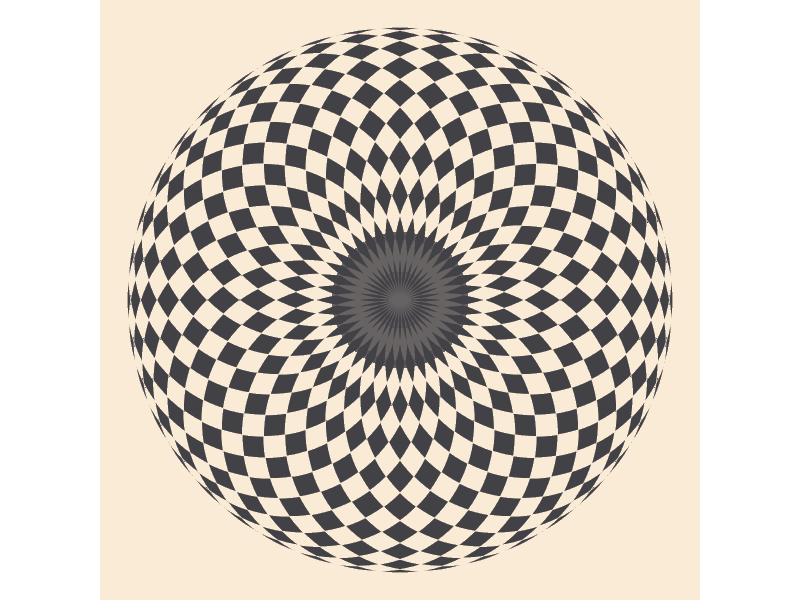
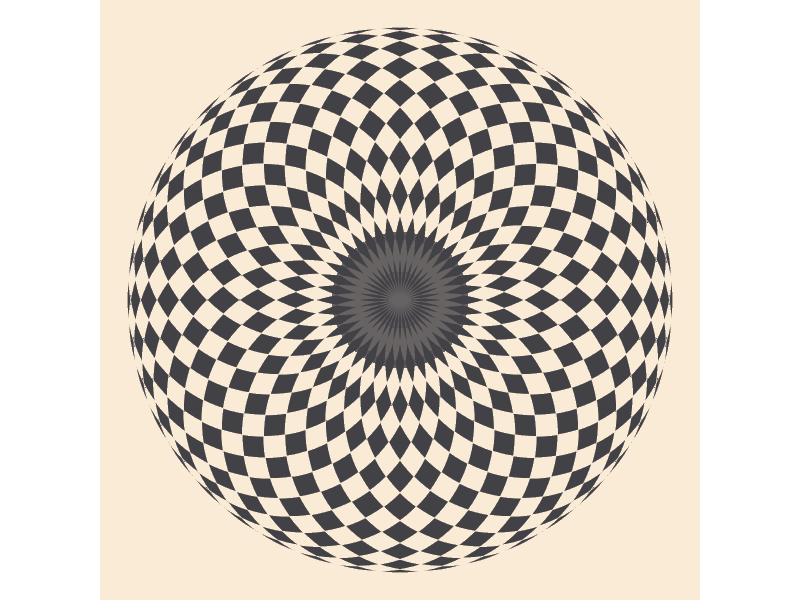
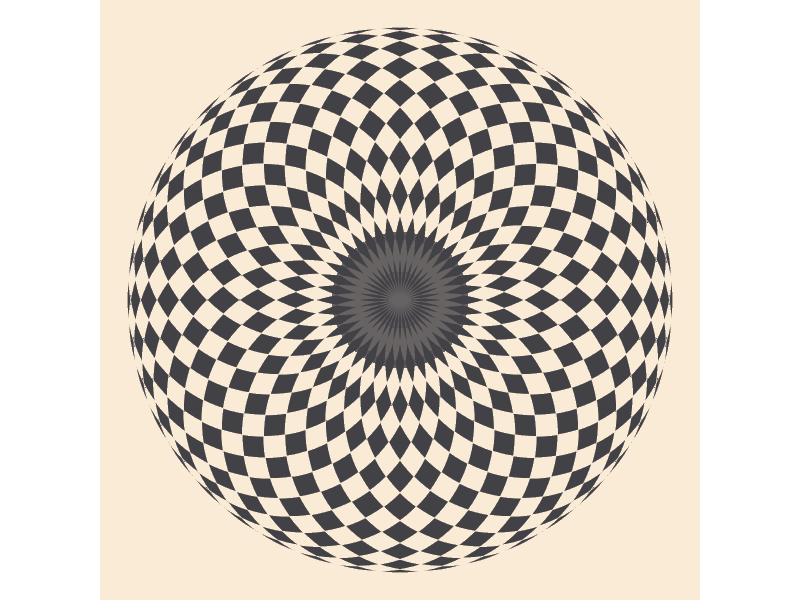
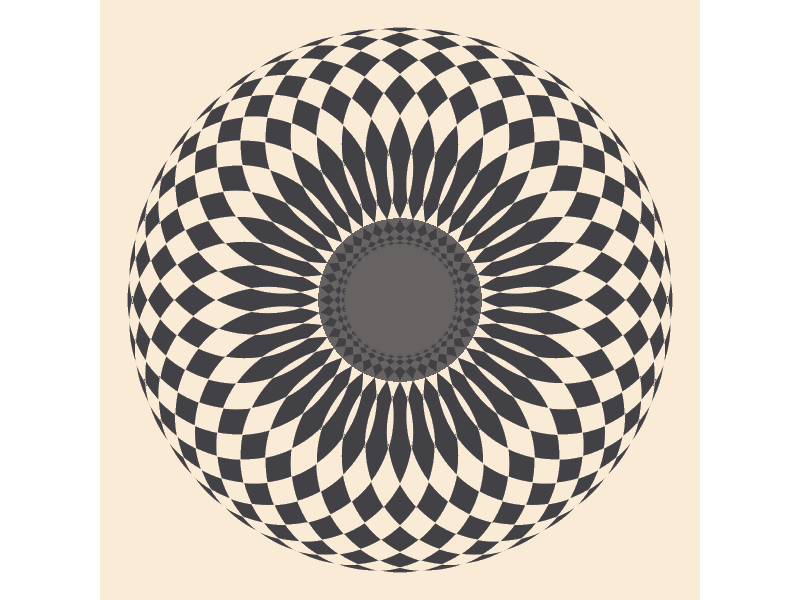
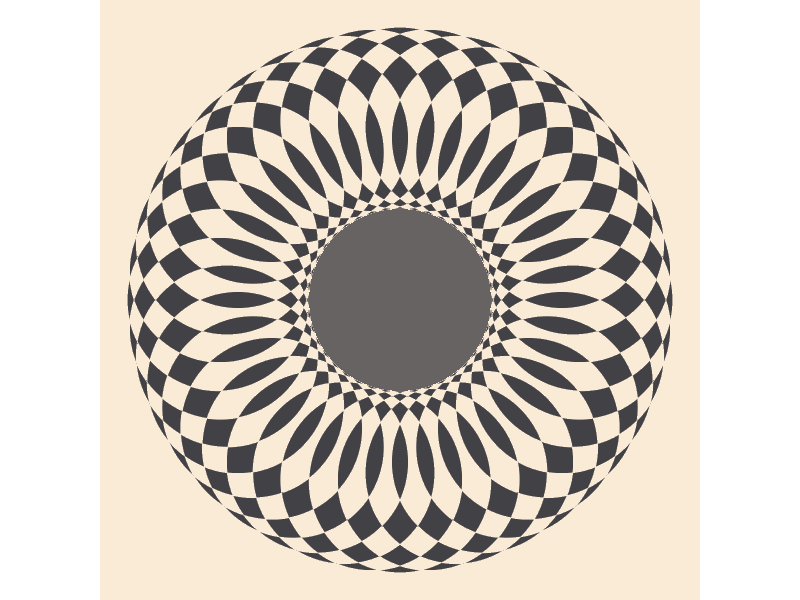
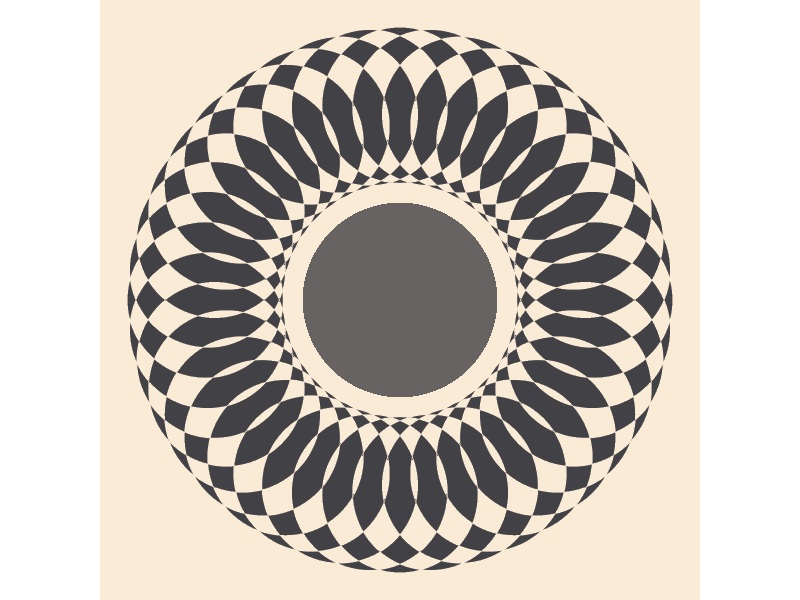
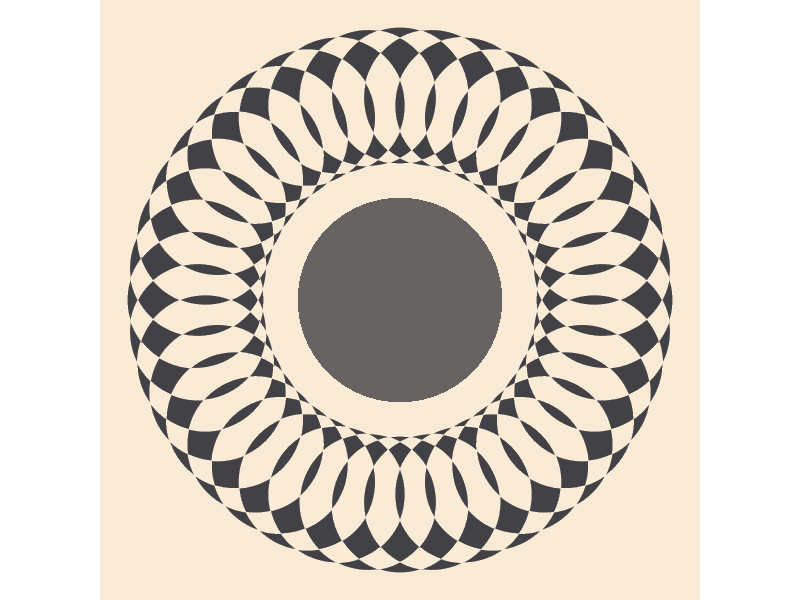
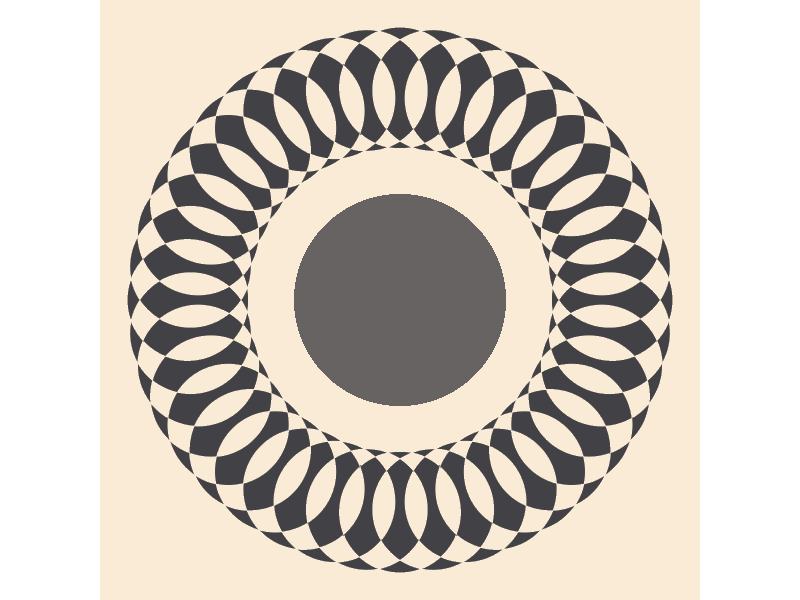

The R script that drew these images, in order: (Note: this script raises an error after producing the figures.)
# https://www.youtube.com/watch?v=hkCakDslpXM
# https://www.youtube.com/watch?v=qhbuKbxJsk8

library(tidyverse)
library(sf)

circle <- st_buffer(st_point(c(0, 0)), 10)

mandala <- function(circle, i = 2, s = 1) {
  
  if (i %% 1 != 0 | i <= 0) stop("i must be a positive <<integer>>", call. = FALSE)
  
  many_circles <- circle %>% 
    st_sfc() %>% 
    st_cast("POINT") %>%
    st_buffer(10 / s)
  
  index <- seq(1, length(many_circles), i)[-1]
  
  many_circles[index] %>% 
    map(pluck, 1) %>% 
    list() %>% 
    st_multipolygon()
  
}

draw_circle_mandala <- function(circle, i = 3, s = 1) {
  
  ggplot() + 
    geom_sf(data = mandala(circle, i, s), fill = "#424146", color = "antiquewhite", size = 0.2) +
    geom_sf(data = circle * 0.5, fill = "#424146", color = NA, alpha = 0.8) +
    theme_void() + 
    theme(panel.background = element_rect(fill = "antiquewhite", color = "antiquewhite"))
  
}


# example -----------------------------------------------------------------

draw_circle_mandala(circle, i = 3, s = 1)
ggsave("visualization/circle-pictures/circle-mandala.png", device = "png", dpi = "print", bg = "antiquewhite")

# temporary directory -----------------------------------------------------

temp <- tempfile()
dir.create(temp)

# sequence of plots -------------------------------------------------------

s_seq <- c(seq(1, 14, 0.5), seq(13.5, 1.5, -0.5))
i_seq <- c(seq(3, 30, 1), seq(29, 3, -1))

gg_list1 <- map(s_seq, draw_circle_mandala, circle = circle, i = 3)
gg_list2 <- map(i_seq, draw_circle_mandala, circle = circle, s = 1) 

# gifs --------------------------------------------------------------------

paths1 <- file.path(temp, paste0("pic-", seq_along(gg_list1), ".png"))
walk2(paths1, gg_list1, ggsave, device = "png", bg = "antiquewhite", 
      width = 5, height = 5)

library(magick)  

paths1 %>% 
  map(image_read) %>% 
  image_join() %>% 
  image_animate(fps = 5) %>%
  image_write("visualization/circle-pictures/circle-mandala-1.gif")

paths2 <- file.path(temp, paste0("pic-", seq_along(gg_list2), ".png"))
walk2(paths2, gg_list2, ggsave, device = "png", bg = "antiquewhite", 
      width = 5, height = 5)

paths2 %>% 
  map(image_read) %>% 
  image_join() %>% 
  image_animate(fps = 5) %>%
  image_write("visualization/circle-pictures/circle-mandala-2.gif")

i_seq <- c(seq(1, 20, 1), seq(20, 1, -1))
s_seq <- c(seq(1, 0.5, length = 20), seq(0.5, 1, length = 20))

gg_list3 <- map2(i_seq, s_seq, draw_circle_mandala, circle = circle)

paths3 <- file.path(temp, paste0("pic-", seq_along(gg_list3), ".png"))
walk2(paths3, gg_list3, ggsave, device = "png", bg = "antiquewhite", 
      width = 5, height = 5)

paths3 %>% 
  map(image_read) %>% 
  image_join() %>% 
  image_animate(fps = 5) %>%
  image_write("visualization/circle-pictures/circle-mandala-3.gif")
